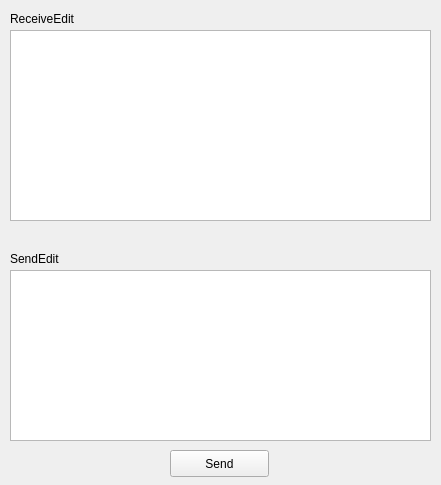
<?xml version="1.0" encoding="UTF-8"?>
<ui version="4.0">
 <class>uarttest</class>
 <widget class="QWidget" name="uarttest">
  <property name="geometry">
   <rect>
    <x>0</x>
    <y>0</y>
    <width>441</width>
    <height>485</height>
   </rect>
  </property>
  <property name="windowTitle">
   <string>uarttest</string>
  </property>
  <widget class="QTextEdit" name="m_receive">
   <property name="geometry">
    <rect>
     <x>10</x>
     <y>30</y>
     <width>421</width>
     <height>191</height>
    </rect>
   </property>
  </widget>
  <widget class="QTextEdit" name="m_send">
   <property name="geometry">
    <rect>
     <x>10</x>
     <y>270</y>
     <width>421</width>
     <height>171</height>
    </rect>
   </property>
  </widget>
  <widget class="QPushButton" name="m_sendButton">
   <property name="geometry">
    <rect>
     <x>170</x>
     <y>450</y>
     <width>99</width>
     <height>27</height>
    </rect>
   </property>
   <property name="text">
    <string>Send</string>
   </property>
  </widget>
  <widget class="QLabel" name="label">
   <property name="geometry">
    <rect>
     <x>10</x>
     <y>10</y>
     <width>91</width>
     <height>17</height>
    </rect>
   </property>
   <property name="text">
    <string>ReceiveEdit</string>
   </property>
  </widget>
  <widget class="QLabel" name="label_2">
   <property name="geometry">
    <rect>
     <x>10</x>
     <y>250</y>
     <width>71</width>
     <height>17</height>
    </rect>
   </property>
   <property name="text">
    <string>SendEdit</string>
   </property>
  </widget>
 </widget>
 <layoutdefault spacing="6" margin="11"/>
 <resources/>
 <connections/>
</ui>
